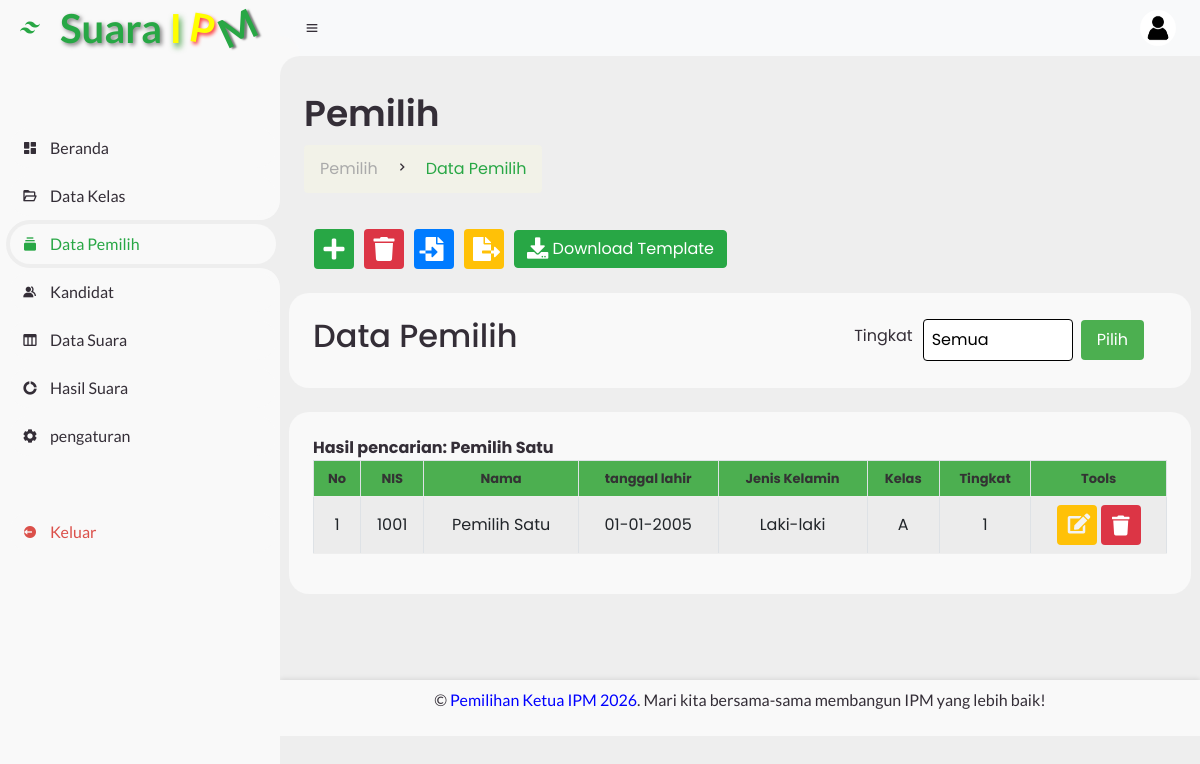
The page /sistem1/pages/upload_dpt.php?cari=Pemilih Satu (signed in) on the database its author committed.
### tables this page shows
CREATE TABLE tbl_siswa (
  id INT AUTO_INCREMENT PRIMARY KEY,
  nim VARCHAR(30) NOT NULL,
  kode_akses VARCHAR(50) NOT NULL,
  nama VARCHAR(100) NOT NULL,
  tgl_lahir VARCHAR(30) DEFAULT NULL,
  jenis_kelamin VARCHAR(20) DEFAULT NULL,
  kelas VARCHAR(30) DEFAULT NULL,
  tingkat VARCHAR(30) DEFAULT NULL,
  level VARCHAR(20) NOT NULL DEFAULT 'user'
);

### model/query.php (called while the page is built, shortened)
<?php
function db_jalankan($sql, $tipe = '', $param = [])
{
    global $koneksi;
    $stmt = mysqli_prepare($koneksi, $sql);
    if ($tipe !== '') {
        mysqli_stmt_bind_param($stmt, $tipe, ...$param);
    }
    mysqli_stmt_execute($stmt);
    return $stmt;
}
function db_semua($sql, $tipe = '', $param = [])
{
    $stmt = db_jalankan($sql, $tipe, $param);
    $hasil = mysqli_stmt_get_result($stmt);
    $baris = $hasil ? mysqli_fetch_all($hasil, MYSQLI_ASSOC) : [];
    return $baris;
}
function cariDaftarPemilih($cari = null, $tingkat = null)
{
    if ($cari !== null) {
        return db_semua("SELECT * FROM tbl_siswa WHERE nama LIKE ?", 's', ['%' . $cari . '%']);
    }
    return db_semua("SELECT * FROM tbl_siswa ORDER BY nim ASC");
}

### sistem1/pages/upload_dpt.php (the view, shortened to what this page needs)
<?php
include '../../koneksi.php';
require_once '../../model/query.php';
?>
<!DOCTYPE html>
<html lang="en">
<head>
    <link rel="stylesheet" href="https://cdnjs.cloudflare.com/ajax/libs/font-awesome/6.0.0-beta3/css/all.min.css">
    <link rel="stylesheet" href="https://stackpath.bootstrapcdn.com/bootstrap/4.5.2/css/bootstrap.min.css">
    <link rel="stylesheet" href="https://maxcdn.bootstrapcdn.com/bootstrap/4.5.2/css/bootstrap.min.css">
  <link rel="stylesheet" href="https://cdn.jsdelivr.net/npm/boxicons@2.1.0/css/boxicons.min.css">
     <link rel="stylesheet" href="https://cdnjs.cloudflare.com/ajax/libs/font-awesome/5.15.3/css/all.min.css">
	<link rel="stylesheet" href="../assets/css/style.css">
    <link rel="stylesheet" href="../../assets/css/components/footer.css">
</head>
<body>
    <?php include "../view/header.php"; ?>
    <section id="content">
    <nav class="navbar navbar-expand-lg navbar-light bg-light">
        <i class='bx bx-menu'></i>
        <div class="ml-auto d-flex align-items-center">
            <div class="profile">
            <img src="../assets/img/logo.png" alt="Profile Picture" id="profile-pic">
        </div>
    </nav>
        <div id="page-wrapper">
            <main>
                <div class="head-title">
                    <div class="left">
                        <h1>Pemilih</h1>
                        <ul class="breadcrumb">
                            <li><a href="#">Pemilih</a></li>
                            <li><i class='bx bx-chevron-right'></i></li>
                            <li><a class="active" href="#">Data Pemilih</a></li>
                        </ul>
                    </div>
                </div>
                <div id="page-inner">
                    <div class="row">
                            <div class="container">
                                <button type="button" class="btn btn-icon btn-tambah" data-toggle="modal" data-target="#tambahDataModal" title="Tambah Data">
                                    <i class="fas fa-plus fa-lg"></i>
                                </button>
                                <a href="../actions/hapus_semua.php?confirm=true" onclick="return confirm('Anda yakin ingin menghapus semua data?')" class="btn btn-icon btn-hapus-semua" title="Hapus Semua Data">
                                    <i class="fas fa-trash fa-lg"></i>
                                </a>
                                <button type="button" class="btn btn-icon btn-import" data-toggle="modal" data-target="#importDataModal" title="Import Data">
                                    <i class="fas fa-file-import fa-lg" style="margin-right: 5px;"></i>
                                </button>
                                <a href="export.php" class="btn btn-icon btn-export" title="Export Data">
                                    <i class="fas fa-file-export fa-lg" style="margin-left: 5px;"></i>
                                </a>
                                <a href="../templates/template-dpt.xlsx"style="margin-left: 10px; margin-top: 20px"  download class="btn btn-success">
                                    <i class="fas fa-download fa-lg"></i>
                                     <span class="d-none d-md-inline"> Download Template</span>
                                </a>
                        </div>
                        <div class="table-data">
                            <div class="orderBox">
                            <h2>Data Pemilih</h2>
                            <div class="class">
                                <div class="container">
                                    <form action="upload_dpt.php" method="GET">
                                        <div class="select-wrapper">
                                            <label for="tingkat">Tingkat</label>
                                            <select id="tingkat" name="tingkat" onchange="tampilkanPemilih()">
                                                <option value="Semua">Semua</option>
                                            </select>
                                            <input type="submit" value="Pilih">
                                        </div>
                                    </form>
                                </div>
                            </div>
                        </div>
                    </div>
                <div class="table-data">
                    <div class="order">
                                <div class="table-responsive">
                                    <?php
                                    if (isset($_GET['cari'])) {
                                        $cari = $_GET['cari'];
                                        echo "<b>Hasil pencarian: " . $cari . "</b>";
                                    } elseif (isset($_GET['tingkat'])) {
                                        $tingkat = $_GET['tingkat'];
                                    }
                                    ?>
                                    <table id="data-kelas" class="table table-striped table-bordered table-hover">
                                        <thead>
                                            <tr>
                                                <th class="align-middle text-center">No</th>
                                                <th class="align-middle text-center">NIS</th>
                                                <th class="align-middle text-center">Nama</th>
                                                <th class="align-middle text-center">tanggal lahir</th>
                                                <th class="align-middle text-center">Jenis Kelamin</th>
                                                <th class="align-middle text-center">Kelas</th>
                                                <th class="align-middle text-center">Tingkat</th>
                                                <th class="align-middle text-center">Tools</th>
                                            </tr>
                                        </thead>
                                        <tbody>
                                            <?php
                                            $no = 1;
                                            if (isset($_GET['cari'])) {
                                                $cari = $_GET['cari'];
                                                $data = cariDaftarPemilih($cari);
                                            } elseif (isset($_GET['tingkat']) && $_GET['tingkat'] !== "Semua") {
    										    $tingkat = $_GET['tingkat'];
                                                $data = cariDaftarPemilih(null, $tingkat);
                                            } else {
                                                $data = cariDaftarPemilih();
                                            }
                                            foreach ($data as $d) {
                                            ?>
                                            <tr>
                                                <td class="align-middle text-center"><?php echo $no++; ?></td>
                                                <td class="align-middle text-center"><?php echo $d['nim']; ?></td>
                                                <td class="align-middle text-center"><?php echo $d['nama']; ?></td>
                                                <td class="align-middle text-center"><?php echo date('d-m-Y', strtotime($d['tgl_lahir'])); ?></td>
                                                <td class="align-middle text-center"><?php echo $d['jenis_kelamin']; ?></td>
                                                <td class="align-middle text-center"><?php echo $d['kelas']; ?></td>
                                                <td class="align-middle text-center"><?php echo $d['tingkat']; ?></td>
                                                <td class="align-middle text-center">
                                                    <button class="btn btn-warning edit-btn" data-toggle="modal" data-target="#editDataModal<?php echo $d['id']; ?>"> <i class="fas fa-edit fa-lg" style='color:#f3f3f3'  ></i></button>
                                                    <a class="btn btn-danger delete-btn" href="../actions/hapus_pemilih.php?id=<?php echo $d['id']; ?>" onclick="return confirm('Anda yakin mau menghapus item ini ?')"><i class="fas fa-trash fa-lg"></i> </a>
                                                </td>
                                            </tr>
                                            <?php } ?>
                                        </tbody>
                                    </table>
                                </div>
                            </div>
                         </div>
                        </div>
            </main>
             <?php include '../view/footer.php'; ?>
        </div>
    </section>
</body>
</html>

### sistem1/assets/css/style.css (style rules this page uses)
* { margin: 0; padding: 0; box-sizing: border-box; }
a { text-decoration: none; }
li { list-style: none; }
:root { --poppins: "Poppins", sans-serif; --lato: "Lato", sans-serif; --green: #28a745; --light-green: #c3e6cb; --light: #f9f9f9; --blue: #3c91e6; --light-blue: #cfe8ff; --grey: #eee; --dark-grey: #aaaaaa; --dark: #342e37; --red: #db504a; --yellow: rgba( 255, 206, 38, 0.1 ); --light-yellow: rgba( 255, 255, 204, 0.1 ); --light-orange: #ffe0d3; }
html { overflow-x: hidden; }
body { background: var(--grey); overflow-x: hidden; }
#content { position: relative; width: calc(100% - 280px); left: 280px; transition: width 0.3s ease; }
#content nav { height: 56px; background: var(--light); padding: 0 24px; display: flex; align-items: center; grid-gap: 24px; font-family: var(--lato); position: sticky; top: 0; left: 0; z-index: 1000; }
#content nav::before { content: ""; position: absolute; width: 40px; height: 40px; bottom: -40px; left: 0; border-radius: 50%; box-shadow: -20px -20px 0 var(--light); }
#content nav .bx.bx-menu { cursor: pointer; color: var(--dark); }
#content nav .profile img { width: 36px; height: 36px; object-fit: cover; border-radius: 50%; }
#content main { width: 100%; padding: 36px 24px; font-family: var(--poppins); max-height: calc(100vh - 56px); overflow-y: auto; }
#content main .head-title { display: flex; align-items: center; justify-content: space-between; grid-gap: 16px; flex-wrap: wrap; }
#content main .head-title .left h1 { font-size: 36px; font-weight: 600; margin-bottom: 10px; color: var(--dark); }
#content main .head-title .left .breadcrumb { display: flex; align-items: center; grid-gap: 16px; background: rgba(255, 255, 204, 0.2); }
#content main .head-title .left .breadcrumb li { color: var(--dark); }
#content main .head-title .left .breadcrumb li a { color: var(--dark-grey); pointer-events: none; }
#content main .head-title .left .breadcrumb li a.active { color: var(--green); pointer-events: unset; text-decoration: none; }
#content main .table-data { display: flex; flex-wrap: wrap; grid-gap: 24px; margin-top: 24px; width: 100%; color: var(--dark); }
#content main .table-data > div { border-radius: 20px; background: var(--light); padding: 24px; overflow-x: auto; }
#content main .table-data .order { flex-grow: 1; flex-basis: 500px; }
#content main .table-data .orderBox { flex-grow: 1; flex-basis: 500px; }
#content main .table-data .order table { width: 100%; border-collapse: collapse; }
#content main .table-data .order table th { padding-bottom: 12px; font-size: 13px; text-align: left; border-bottom: 1px solid var(--grey); }
#content main .table-data .order table td { padding: 16px 12px; border-bottom: 1px solid var(--grey); }
#content main .table-data .table-responsive { flex-grow: 1; flex-basis: 500px; }
#content main .table-data .table-responsive table { width: 100%; border-collapse: collapse; }
#content main .table-data .table-responsive table th, #content main .table-data .table-responsive table td { padding: 8px; text-align: center; }
#content main .table-data .table-responsive table th { background-color: #4caf50; color: #333; }

### sistem1/view/header.php (style rules this page uses)
:root { --poppins: "Poppins", sans-serif; --lato: "Lato", sans-serif; --light: #f9f9f9; --green: #28a745; --light-green: #c3e6cb; --grey: #eee; --dark-grey: #aaaaaa; --dark: #342e37; --red: #db504a; --yellow: #ffce26; --light-yellow: #fff2c6; --orange: #fd7238; --light-orange: #ffe0d3; }

### rows shown on the page
tbl_siswa: nim "1001", nama "Pemilih Satu", tgl_lahir "01-01-2005", jenis_kelamin "Laki-laki", kelas "A", tingkat "1"

### other values the page prints
$cari "Pemilih Satu"
